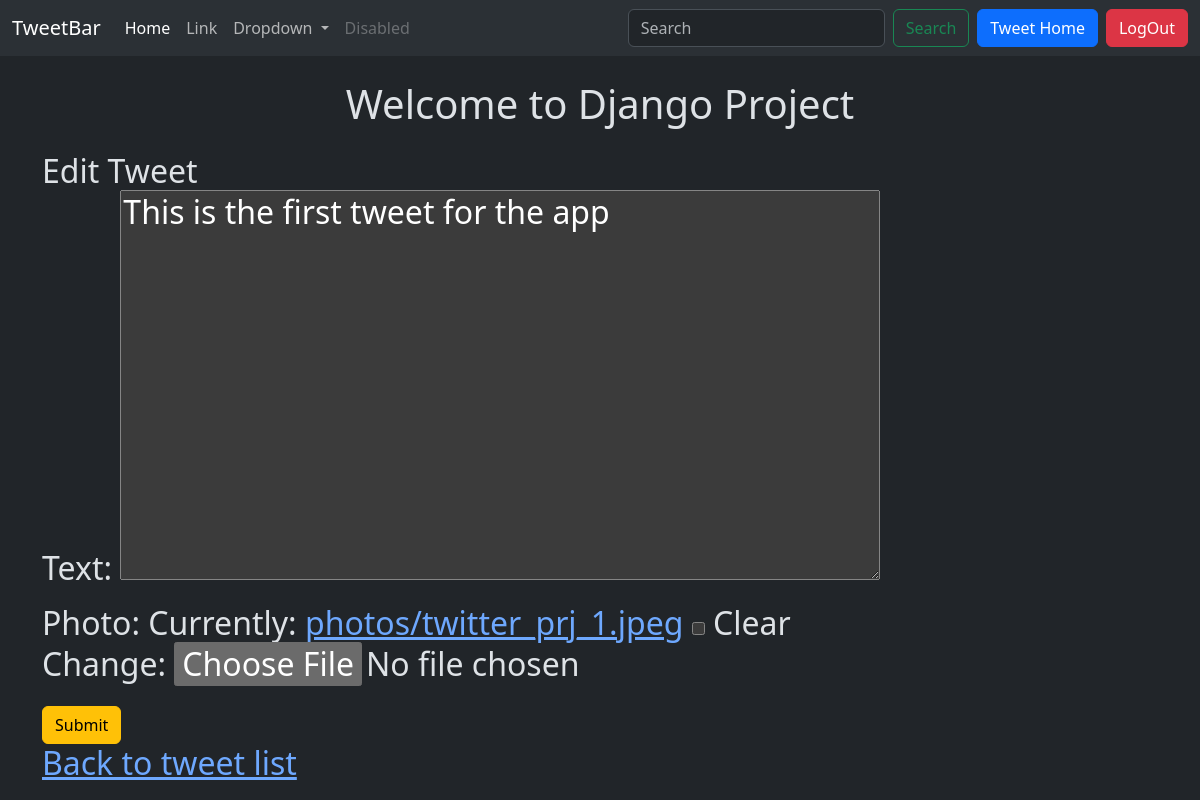
The app's page /tweet/1/edit/ (signed in), older data.
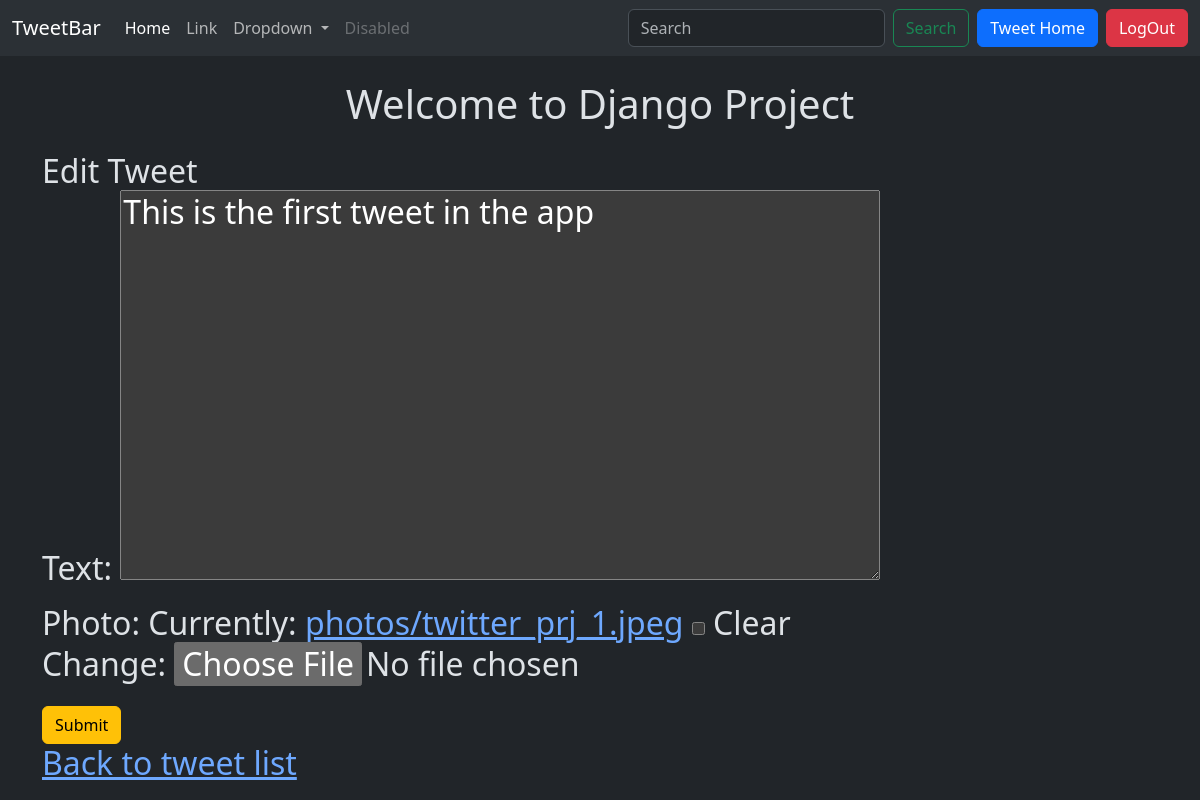
The same page, newer data.
### tweet/models.py (models this page shows, shortened)
class Tweet(models.Model):
    user=models.ForeignKey(User,on_delete=models.CASCADE)
    text=models.TextField(max_length=240)
    photo=models.ImageField(upload_to='photos/',blank=True,null=True)
    created_at=models.DateTimeField(auto_now_add=True)
    updated_at=models.DateTimeField(auto_now=True)

### tweet/views.py (the view)
# urls.py: path('<int:tweet_id>/edit/',views.tweet_edit,name='tweet_edit'),
@login_required
def tweet_edit(request,tweet_id):
    tweet=get_object_or_404(Tweet,pk=tweet_id,user=request.user)
    if request.method == "POST":
        form = TweetForm(request.POST,request.FILES,instance=tweet)
        if form.is_valid():
            tweet=form.save(commit=False)
            tweet.user=request.user
            tweet.save()
            return redirect('tweet_list')
    else:
        form=TweetForm(instance=tweet)
    return render(request,'tweet_form.html',{'form':form})

### tweet/forms.py
class TweetForm(forms.ModelForm):
    class Meta:
        model=Tweet
        fields=['text','photo']

### tweet/templates/tweet_form.html (shortened to what this page needs)
{% extends "layout.html" %}
{% block content %}
<h1 class="text-center m-4">Welcome to Django Project</h1>
<h2>
    {% if form.instance.pk %}
    Edit Tweet
    {% else %}
    Create Tweet
    {% endif %}
    <form  method="post" enctype="multipart/form-data" class='form'>
        {{form.as_p}}
        <button class='btn btn-warning' type='Submit'>Submit</button>
    </form>
    <a href="{%url 'tweet_list' %}">Back to tweet list</a>
</h2>
{% endblock %}

Row changes from the older to the newer data that the page shows:
changed Tweet: text "This is the first tweet for the app" → "This is the first tweet in the app"
